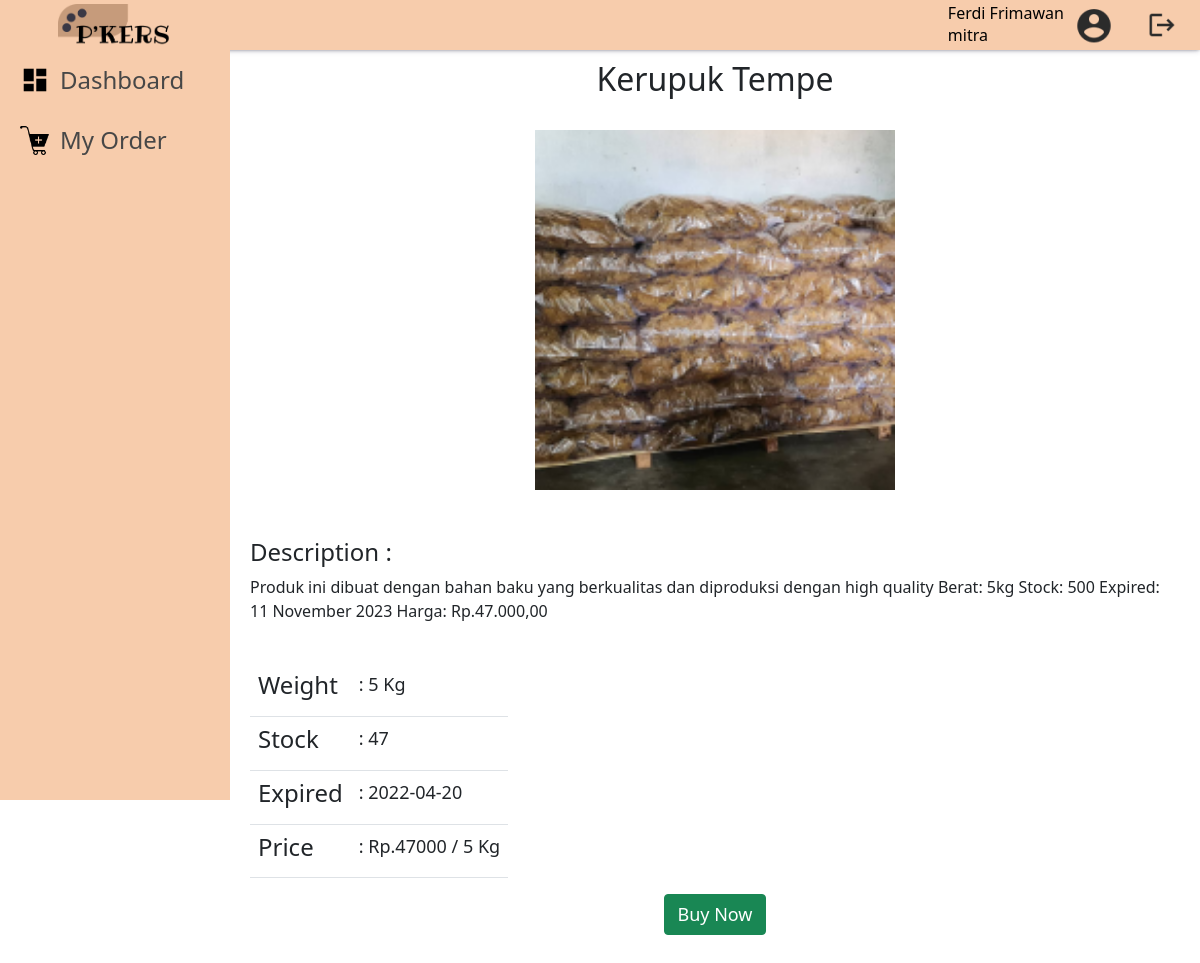
The app's page /public/Product/detail_product/1 (signed in) with its own data.
### tables this page shows
CREATE TABLE `akun_mitra` (
  `email` varchar(250) NOT NULL,
  `no_telepon` varchar(12) NOT NULL,
  `username` varchar(250) NOT NULL,
  `nama_lengkap` varchar(250) NOT NULL,
  `alamat` varchar(250) NOT NULL,
  `desa_id` int(11) NOT NULL,
  `kecamatan_id` int(11) NOT NULL,
  `kabupaten_id` int(11) NOT NULL,
  `provinsi_id` int(11) NOT NULL,
  `negara_id` int(11) NOT NULL,
  `tanggal_lahir` date NOT NULL,
  `jenis_kelamin_id` int(11) NOT NULL,
  `password` varchar(500) NOT NULL,
  `status_akun_id` int(11) NOT NULL,
  `profil` varchar(1000) NOT NULL
);

CREATE TABLE `produk` (
  `id` int(11) NOT NULL,
  `nama_produk` varchar(255) NOT NULL,
  `stok` int(11) NOT NULL,
  `berat` int(11) NOT NULL,
  `deskripsi` text NOT NULL,
  `gambar` varchar(500) NOT NULL,
  `harga` int(11) NOT NULL,
  `expired` date NOT NULL,
  `stok_bulan` varchar(50) NOT NULL
);

### app/core/Controller.php (called while the page is built, shortened)
<?php
class Controller{
  public function view($view,$data=[]){
    require_once "../app/views/$view.php";
  }
  public function model($model){
    return new $model;
  }
}
?>

### app/controllers/Product.php (called while the page is built, shortened)
<?php
class Product extends Controller{
  public function detail_product(){
    $controller_name = $_SESSION['controller_name'];
    $method_name = $_SESSION['method_name'];
    $params = $_SESSION['params'];
    $data = [
      "controller_name"=>$controller_name,
      "method_name"=> $method_name,
      "detail_product"=> $this->model("Product_model")->get_spesific_product($params[0])
    ];
    $this->view("$controller_name/$method_name",$data);
  }
}

### app/core/App.php (called while the page is built, shortened)
<?php
class App{
  protected $method = "index";
  protected $params = [];
  public function __construct()
  {
    $url = $this->parseURL();
    if(file_exists("../app/controllers/".$url[0].".php")){
      unset($url[0]);
    }
    else{
      header("Location: ".BASE_URL."/Article");
    }
    $this->controller = new $this->controller;
    if(isset($url[1])){
      if(method_exists($this->controller,$url[1])){
        $this->method = $url[1];
        unset($url[1]);
      }
    }
    if(!empty($url)){
      $this->params = array_values($url);
    }
    call_user_func_array([$this->controller, $this->method],$this->params);
  }
  public function parseURL(){
    if(isset($_GET['url'])){
      $url = rtrim($_GET['url'],'/');
      $url = filter_var($url,FILTER_SANITIZE_URL);
      $url = explode("/",$url);
      return $url;
    }
  }
}
?>

### public/index.php (called while the page is built, shortened)
<?php
$app = new App;
?>

### app/core/Database.php (called while the page is built, shortened)
<?php
class Database{
  private $host = DB_HOST;
  private $user = DB_USER;
  private $password = DB_PASSWORD;
  private $name = DB_NAME;
  private $db_handler;
  private $query_statement;
  public function __construct()
  {
    $db_source_name = "mysql:host=".$this->host.";dbname=".$this->name;
    $option = [
      PDO::ATTR_PERSISTENT => true,
      PDO::ATTR_ERRMODE => PDO::ERRMODE_EXCEPTION
    ];
    try {
      $this->db_handler = new PDO($db_source_name,$this->user,$this->password,$option);
    } catch (PDOException $e) {
      die($e->getMessage());
    }
  }
  public function query($query){
    $this->query_statement = $this->db_handler->prepare($query);
  }
  public function bind($param,$value,$type=null){
    if(is_null($type)){
      switch(true){
        default : $type = PDO::PARAM_STR;
      }
    }
    $this->query_statement->bindValue($param,$value,$type);
  }
  public function execute(){
    $this->query_statement->execute();
  }
  public function single(){
    $this->execute();
    return $this->query_statement->fetch(PDO::FETCH_ASSOC);
  }
}
?>

### app/models/User_model.php (called while the page is built, shortened)
<?php
class User_model{
  private $table = "akun_mitra";
  private $db;
  public function __construct()
  {
    $this->db = new Database;
  }
  public function get_data_user($email){
    try {
      $query = "SELECT * FROM $this->table WHERE email = :email";
      $this->db->query($query);
      $this->db->bind('email',$email);
      return $this->db->single();
    } catch (\Throwable $th) {
      return "Error";
    }
  }
  public function login($email, $password){
    $query = "SELECT * FROM $this->table WHERE email = :email && password = :password && status_akun_id = 1";
    $this->db->query($query);
    $this->db->bind('email',$email);
    $this->db->bind('password',$password);
    return $this->db->single();
  }
}
?>

### app/models/Product_model.php (called while the page is built, shortened)
<?php
class Product_model{
  private $table = "produk";
  private $db;
  public function __construct()
  {
    $this->db = new Database;
  }
  public function get_spesific_product($id){
    $query = "SELECT * FROM $this->table WHERE id = :id";
    $this->db->query($query);
    $this->db->bind('id',$id[0]);
    return $this->db->single();
  }
}

### app/views/Product/detail_product.php (the view, shortened to what this page needs)
<?php
$data_product = $data['detail_product'];
?>
<?php $this->view("Navbar",[]); ?>
<div class="main">
  <center><h2><?= $data_product['nama_produk'] ?></h2></center><br>
  <center>
    <div class="product-img"></div>
  </center>
  <br><br>
  <h4>Description : </h4>
  <p><?= $data_product['deskripsi'] ?></p>
  <br>
  <table class="table" style="width:auto">
    <tr>
      <td><h4>Weight</h4></td>
      <td>: <?= $data_product['berat'] ?> Kg</td>
    </tr>
    <tr>
      <td><h4>Stock</h4></td>
      <td>: <?= $data_product['stok'] ?> </td>
    </tr>
    <tr>
      <td><h4>Expired</h4></td>
      <td>: <?= $data_product['expired'] ?></td>
    </tr>
    <tr>
      <td><h4>Price</h4></td>
      <td>: Rp.<?= $data_product['harga'] ?> /  <?= $data_product['berat'] ?> Kg</td>
    </tr>
  </table>
  <center>
    <a href="<?= BASE_URL ?>/Product/create_order/<?= $data_product['id'] ?>" class="btn btn-success">Buy Now</a>
  </center>
  <br><br>
</div>

### app/views/Navbar.php (shortened to what this page needs)
<?php
$photo = $this->model("User_model")->get_data_user($_SESSION['login']['email'])['profil'];
?>
<div class="side-bar">
  <div class="logo">
    <img src="<?= BASE_URL ?>/icon/logo.png" alt="">
  </div>
  <a href="<?= BASE_URL ?>/Article">
    <img src="<?= BASE_URL ?>/icon/Dashboard.png" alt="">
    <h4>Dashboard</h4>
  </a>
  <a href="<?= BASE_URL ?>/Order">
    <img src="<?= BASE_URL ?>/icon/keranjang.png" alt="">
    <h4>My Order</h4>
  </a>
  <br>
</div>
<div id="nav">
  <div style="display: flex;justify-content:center;align-items: flex-end;">
    <a href="<?= BASE_URL ?>/About" style="text-decoration:none;color:black;cursor:pointer;display:flex;justify-content:center;align-items: center;">
      <div style="display:flex;flex-direction:column;justify-content:space-between;margin-right:10px">
        <h6 style="margin-top: auto;margin-bottom: auto"><?= $this->model("User_model")->get_data_user($_SESSION['login']['email'])['nama_lengkap'] ?></h6>
        <p style="margin-top: auto;margin-bottom: auto">mitra</p>
      </div>
      <?php
      if($photo == ""){ ?>
        <img style="border-radius: 50%;width:40px;height:40px;object-fit: cover;" src="<?= BASE_URL ?>/icon/akun.png" alt="">
      <?php
      }else{ ?>
        <img style="border-radius: 50%;width:40px;height:40px;object-fit: cover;" src="<?= BASE_URL ?>/img/<?= $photo ?>?<?php echo time(); ?>" alt="">
      <?php
      }
      ?>
    </a>
    <form action="" method="POST">
      <button type="submit" name="tombol_logout" class="btn"><img src="<?= BASE_URL ?>/icon/logout.png" style="width: 30px;margin-left:20px;padding-left:0px" alt=""></button>
    </form>
  </div>
</div id="nav">

### public/style/css/Navbar.css (style rules this page uses)
table tr td { font-size: 18px; }
.btn { font-size: 18px; }
#nav { height: 50px; position: fixed; width: 100%; right: 0; margin-left: 230px; z-index: 10; padding: 10px; display: flex; align-items: center; justify-content: space-between; background-color: #F7CCAC; box-shadow: rgba(50, 50, 93, 0.25) 0px 2px 5px -1px, rgba(0, 0, 0, 0.3) 0px 1px 3px -1px; }
#nav img { width: 40px; }
.side-bar { width: 230px; height: 100vh; background-color: #F7CCAC; z-index: 11; display: flex; flex-direction: column; position: fixed; animation-duration: 2s; }
.side-bar .logo { width: 100%; height: 50px; display: flex; justify-content: center; }
.side-bar .logo img { width: 50%;margin:auto }
.side-bar a { font-size: 20px; text-decoration: none; color: rgb(71, 71, 71); width: 100%; height: 60px; display: flex; padding-left: 20px; align-items: center; padding-bottom: 0; }
.side-bar a img { width: 30px; }
.side-bar a h4 { margin: 0; padding: 0; margin-left: 10px; }
.main { margin-left: 230px; width: 100vmax - 240px; padding-top: 50px; background-color: white; padding-left: 20px;padding-top:60px;padding-right:20px;padding-bottom: 20px; }

### records on screen
akun_mitra: nama_lengkap "Ferdi Frimawan"
produk: nama_produk "Kerupuk Tempe", deskripsi "Produk ini dibuat dengan bahan baku yang berkualitas dan diproduksi dengan high quality Berat: 5kg Stock: 500 Expired: 11 November 2023 Harga: Rp.47.000,00", berat "5", stok "47", expired "2022-04-20", harga "47000"
